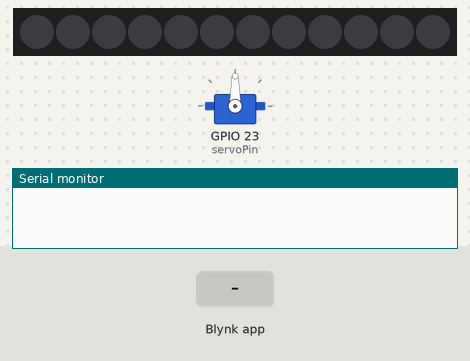
Recording of a sketch running on a simulated ESP32. Parts: 12 RGB LEDs in strip order, left to right, servo, the last lines printed to the serial monitor. The test bench sets the inputs (shaded band). Dim RGB values are drawn brighter than linear; WiFi joins after 1.5 s; servers stay silent unless stated.

Above: at 3.0 s.
3.1 s: Blynk app writes 1 to V0
At 5.6 s:
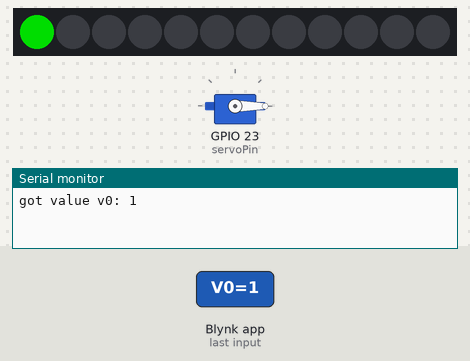
5.8 s: Blynk app writes 200 to V0
At 6.1 s:
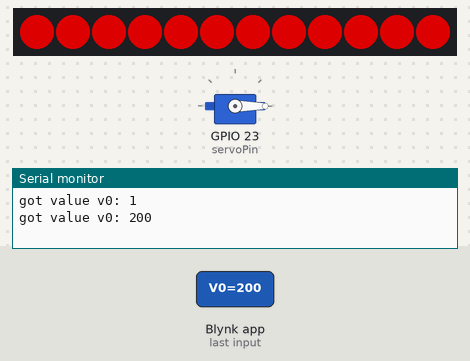
7.3 s: Blynk app writes 0 to V0
At 10.4 s:
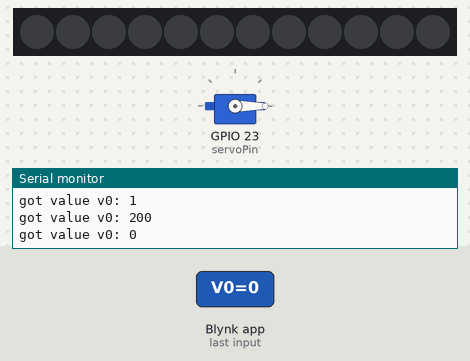
Timing chart, 0 to 11.9 s (numbered marks = the images above; inputs shaded):
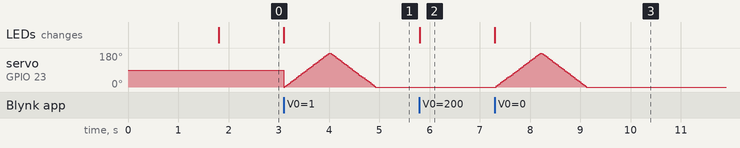

The sketch:

BirdPath.ino
```cpp
/*
  BirdPath:
  Using the Google Maps api, we check the travel time and display it using LED lights.
  When the time is suitable for travel base on trafic, we will get a green indicator, and additionally, the motor
  will rotate to show us this in a better time.
  The led lights change based on the time- more than 6 it is red,
  and led it is green.

  The circuit:
  *
  * list the components attached to each output:
  * Led Strip(15)
  * Servo(23)
  *

  Video link: https://drive.google.com/file/d/1_v9YePVDM57gTP1fM2GSUiMCRlWVcrzW/view?usp=sharinghttps://drive.google.com/file/d/1_v9YePVDM57gTP1fM2GSUiMCRlWVcrzW/view?usp=sharing

  Created By:
  Student1_Alon_Regenbogen #315371518
  Student2_Lidan_Avisar #211357751
  Student3_Benny_Mestel #326865946
*/

#define BLYNK_TEMPLATE_ID "TMPL6IsMPCiZY"
#define BLYNK_TEMPLATE_NAME "Quickstart Template"
#define BLYNK_AUTH_TOKEN "oqCHWthEyFX6T-aNPZQenxw_yjdsWIWg"
#define BLYNK_PRINT Serial
#include <WiFi.h>
#include <WiFiClient.h>
#include <BlynkSimpleEsp32.h>
#include <Adafruit_NeoPixel.h>
#include <ESP32Servo.h>

#define LED_PIN 15
#define LED_COUNT 12
#define ANALOG_INPUT_PIN 34
Adafruit_NeoPixel strip(LED_COUNT, LED_PIN, NEO_GRB + NEO_KHZ800);

Servo myservo;
int servoPin = 23;
int pos = 0;

char ssid[] = "RUNI-Wireless";
char pass[] = "";


void setup() {
  Serial.begin(115200);
  //Blynk.begin(BLYNK_AUTH_TOKEN, ssid, pass);
  Blynk.begin(BLYNK_AUTH_TOKEN, ssid, pass, "sgp1.blynk.cloud", 80);
  //Blynk.begin(BLYNK_AUTH_TOKEN, ssid, pass, IPAddress(192,168,1,100), 8080);
  strip.begin();           // INITIALIZE NeoPixel strip object (REQUIRED)
  strip.show();            // Turn OFF all pixels ASAP
  strip.setBrightness(150); // Set BRIGHTNESS to about 1/5 (max = 255)
  // Allow allocation of all timers
  ESP32PWM::allocateTimer(0);
  ESP32PWM::allocateTimer(1);
  ESP32PWM::allocateTimer(2);
  ESP32PWM::allocateTimer(3);
  myservo.setPeriodHertz(50);    // standard 50 hz servo
  myservo.attach(servoPin, 500, 2500);
}


void loop() {
  Blynk.run();
}


BLYNK_WRITE(V0)
{
  int pinValue = param.asInt(); // assigning incoming value from pin V1 to a variable
  Serial.printf("got value v0: %d\n",pinValue);

  if (pinValue <= 6) {
    // If pinValue is smaller than 7, turn lights green
    for (int i = 0; i < pinValue; i++) {
      strip.setPixelColor(i, 0<<16 | 255<<8 | 0); // Set to green
    }
  } else {
    // If pinValue is 7 or more, turn lights red
    for (int i = 0; i < pinValue && i < 12; i++) { // Ensure it does not exceed the strip length
      strip.setPixelColor(i, 255<<16 | 0<<8 | 0); // Set to red
    }
  }

  // Turn off the remaining LEDs.
  for (int i = pinValue; i < 12; i++) {
    strip.setPixelColor(i, 0); // Turn off
  }

  strip.show(); // Update the strip with new settings

  if(pinValue <= 6){
    for (pos = 0; pos <= 180; pos += 3) { // goes from 0 degrees to 180 degrees
      // in steps of 1 degree
      myservo.write(pos);    // tell servo to go to position in variable 'pos'
      delay(15);             // waits 15ms for the servo to reach the position
    }
    for (pos = 180; pos >= 0; pos -= 3) { // goes from 180 degrees to 0 degrees
      myservo.write(pos);    // tell servo to go to position in variable 'pos'
      delay(15);             // waits 15ms for the servo to reach the position
    }
  }

}
```

Measured:
- after the input at 3.1 s, the LEDs: change at once (image 1)
- after the input at 5.8 s, the LEDs: change at once (image 2)
- after the input at 7.3 s, servo on GPIO 23 (servoPin): rises from 0° to 180° in 0.87 s, then falls to 0° in 0.92 s; the LEDs: change at once (image 3)
